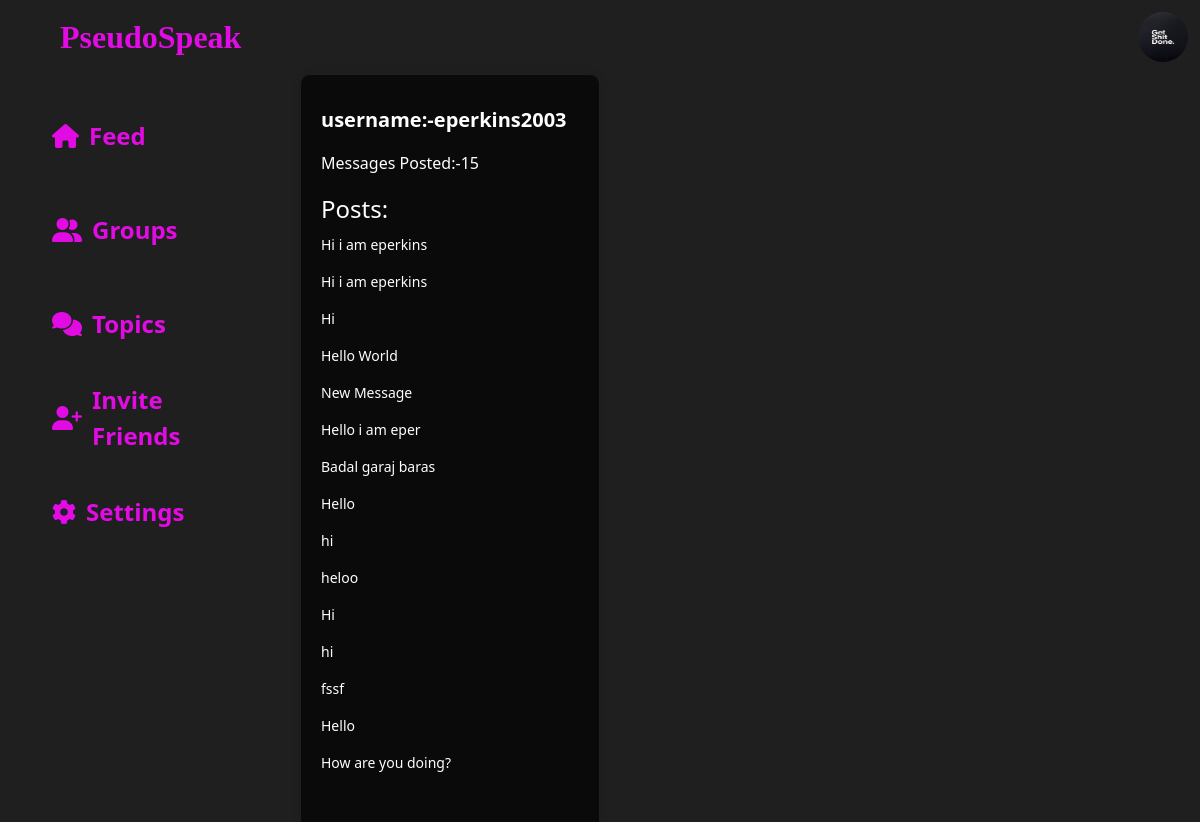
The app's page /dashboard/ (signed in), older data.
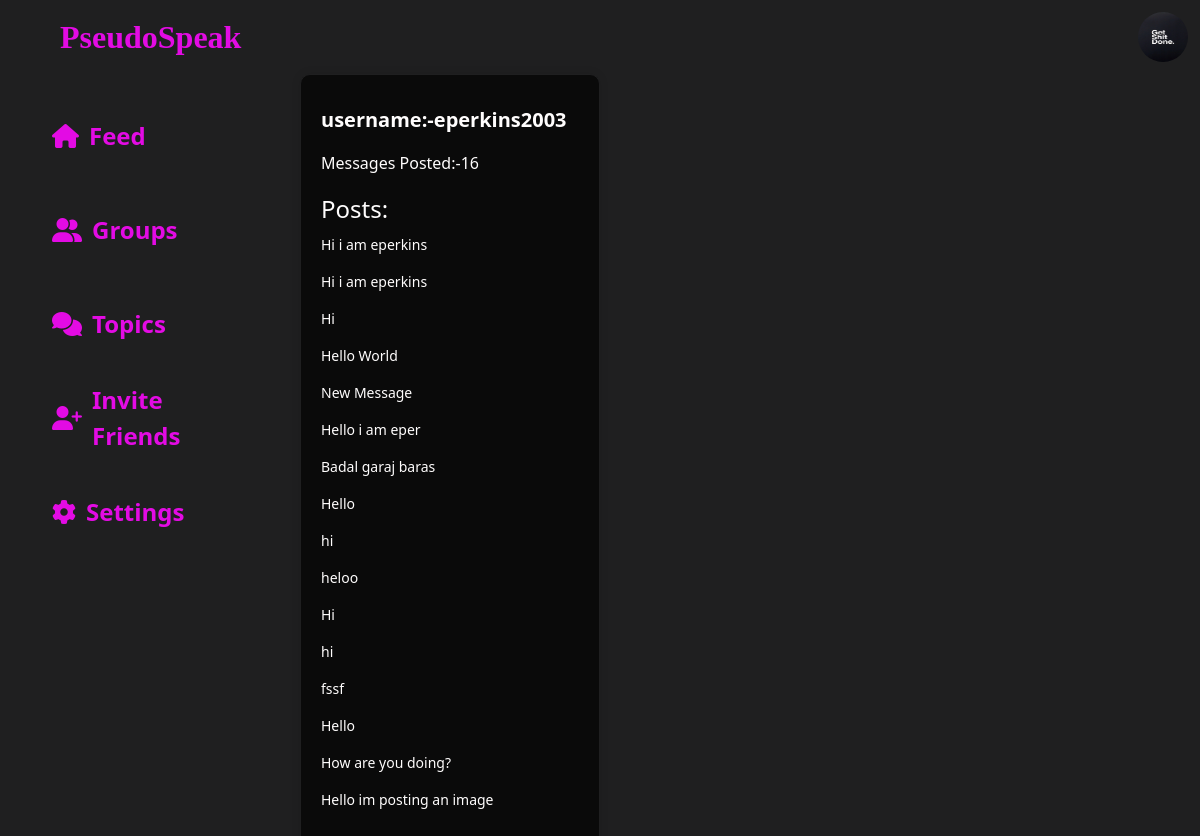
The same page, newer data.
### main/models.py (models this page shows, shortened)
class Profile(models.Model):
    user=models.OneToOneField(User,null=True,on_delete=models.CASCADE)
    profile_img=models.ImageField(null=True,blank=True,upload_to='images/')

class TrendingMessage(models.Model):
    user=models.ForeignKey(User,null=True,on_delete=models.CASCADE)
    content=models.TextField()
    image=models.ImageField(null=True,blank=True)
    likes=models.IntegerField(null=True,default=0)
    view_count=models.IntegerField(null=True,default=0)
    hashtags=models.ManyToManyField('Hashtag')
    date_added = models.DateTimeField(auto_now_add=True,null=True)
    parent_message = models.ForeignKey('self', null=True, blank=True, on_delete=models.CASCADE, related_name='replies')
    class Meta:
        ordering = ('-date_added',)

### main/views.py (the view)
# urls.py: path("dashboard/",views.dashboard,name="dashboard"),
def dashboard(request):
    user = request.user
    trendingmessages = TrendingMessage.objects.filter(
        user=user, parent_message=None
    ).order_by("date_added")
    trendingmessagescount = len(trendingmessages)
    return render(
        request,
        "main/dashboard.html",
        {
            "trendingmessagescount": trendingmessagescount,
            "trendingmessages": trendingmessages,
        },
    )

### main/templates/main/dashboard.html (shortened to what this page needs)
{% load static %}
<!DOCTYPE html>
<html lang="en">
<head>
  <link href="https://cdn.jsdelivr.net/npm/bootstrap@5.3.1/dist/css/bootstrap.min.css" rel="stylesheet"
>
  <link rel="stylesheet" href="{% static 'main/css/index.css' %}">
</head>
<body>
<nav class="navbar navbar-expand-lg bg-body-tertiary">
  <div class="container-fluid">
    <a class="navbar-brand ms-5 nav-logo" href="{% url 'index' %}">PseudoSpeak</a>
    <div class="collapse navbar-collapse" id="navbarSupportedContent">
      {% if user.is_authenticated %}
        <img id="profile_img_navbar" src="{{ user.profile.profile_img.url}}" alt="" style="width: 50px;height: 50px;border-radius: 50%;">
      {% else %}
        <button class="btn signbtn me-4" type="submit">Sign in</button>
      {% endif %}
    </div>
  </div>
</nav>
<div class="container-fluid">
  <div class="row content-1">
    <div class="col-3 content-1a">
      <ul>
        <li class="active"><i class="fa-solid fa-house"></i><a href="{% url 'index' %}">Feed</a></li>
        <li><i class="fa-solid fa-user-group"></i><a href="{% url 'rooms' %}">Groups</a></li>
        <li><i class="fa-solid fa-comments"></i>Topics</li>
        <li><i class="fa-solid fa-user-plus"></i>Invite Friends</li>
        <li><i class="fa-solid fa-gear"></i>Settings</li>
      </ul>
    </div>
    <div class="col-3 content-1b">
      <p>username:-{{user.username}}</p>
      <p>Messages Posted:-{{trendingmessagescount}}</p>
      <h3>Posts:</h3>
      {% for message in trendingmessages %}
      <p>{{message.content}}</p>
      {% endfor %}
    </div>
</div>
</body>
</html>

### main/static/main/css/index.css (style rules this page uses)
body { background: #1f1f20; color: white; overflow: hidden; }
.nav-logo { color: rgba(233, 11, 233, 0.973); font-size: xx-large; font-weight: bolder; font-family: serif; }
.navbar.bg-body-tertiary { background-color: transparent !important; color: white; }
.content-1 { height: 90vh; }
.content-1b { border: 1px solid #1f1f20; height: 100vh; }
.content-1a { border: 2px solid #1f1f20; height: 90vh; }
.content-1a ul li { list-style: none; margin: 30px 18px; font-size: x-large; font-weight: 600; border-radius: 30px; padding-left: 20px; padding-top: 5px; height: 8vh; background: none; }
.content-1a ul { list-style-type: none; padding: 0; }
.content-1a li { display: flex; align-items: center; color: rgba(233, 11, 233, 0.973); background-color: transparent; padding: 10px 15px; cursor: pointer; transition: background-color 0.2s ease; }
.content-1a i.fa-solid { font-size: 24px; margin-right: 10px; }
.content-1a li a { color: rgba(233, 11, 233, 0.973); text-decoration: none; }
.content-1b { background-color: #1f1f20; padding: 20px; border-radius: 10px; box-shadow: 0 0 10px rgba(0, 0, 0, 0.1); }
.content-1b p:first-child { font-size: 20px; font-weight: bold; color: #fffdfd; }
.content-1b p:nth-child(2) { font-size: 16px; color: #dbcece; }
.content-1b h3 { font-size: 24px; margin-top: 20px; color: #c2b0b0; }
.content-1b p { font-size: 14px; line-height: 1.5; margin-top: 10px; color: #ddc6c6; }

Row changes from the older to the newer data that the page shows:
added TrendingMessage: content "Hello im posting an image"
Text that changed along with them:
{{ trendingmessagescount }}: "15" → "16"
